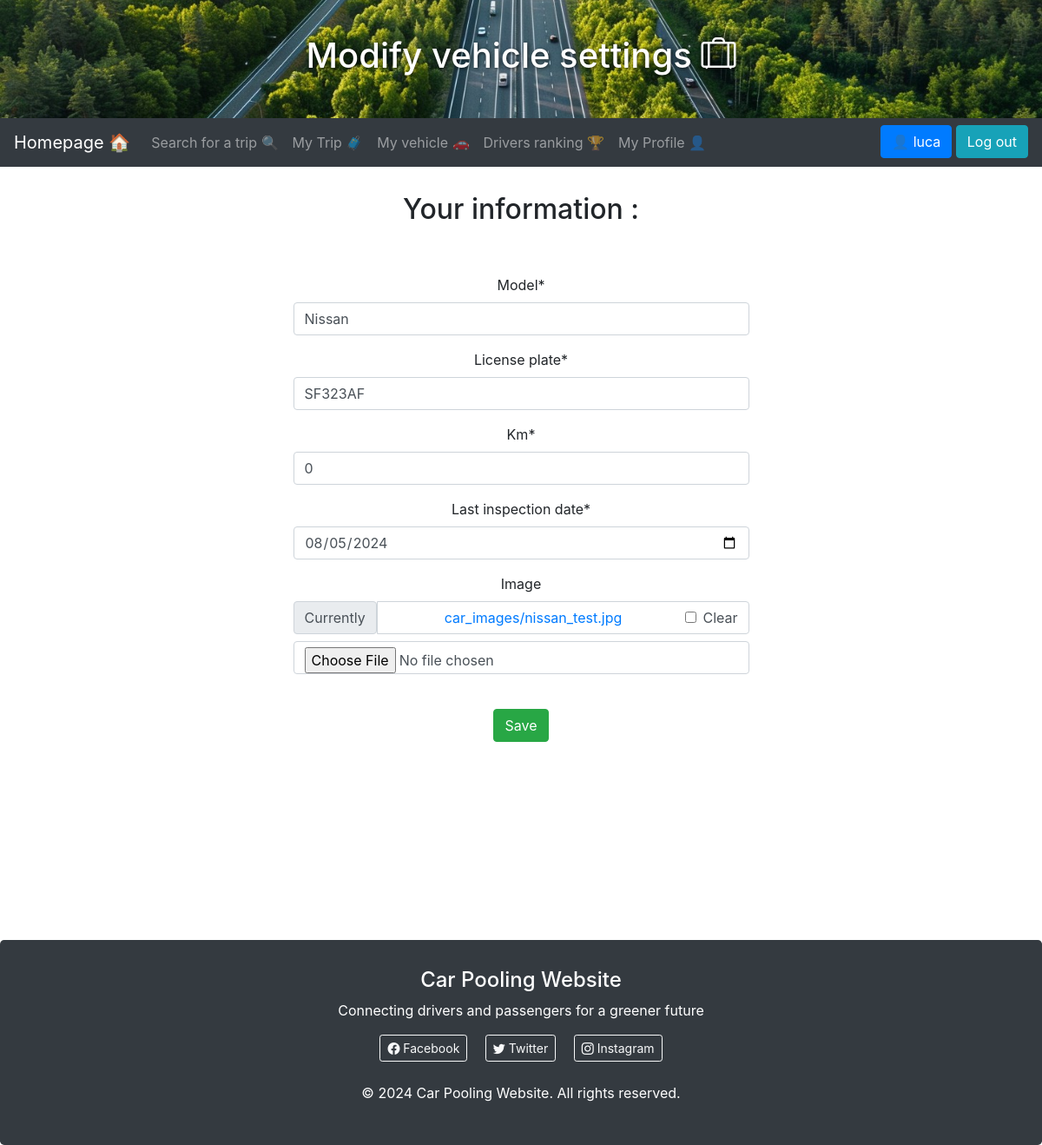
Page /gestione/updatevehicle/20 (signed in) on the committed database.
### gestione/models.py (models this page shows, shortened)
class Car(models.Model):
    user = models.ForeignKey(User, on_delete=models.SET_NULL,blank=True,null=True , related_name="my_cars")
    model = models.CharField(max_length=50)
    license_plate = models.CharField(max_length=15)
    km = models.IntegerField(default=0)
    last_inspection_date = models.DateField(default=None , null = True , blank=True)
    image = models.ImageField(upload_to='car_images/', null=True, blank=True)
    class Meta:
        verbose_name_plural = "Cars"

### gestione/views.py (the view, shortened to what this page needs)
# urls.py: path('updatevehicle/<pk>', UpdateCarView.as_view(), name="updatevehicle"),
class UpdateCarView(GroupRequiredMixin , Update):
    title = "Modify vehicle settings"
    group_required = ["Driver"]
    model = Car
    form_class = UpdateCarForm
    success_url = reverse_lazy("garage")
    def dispatch(self, request, *args, **kwargs):
        car = self.get_object()
        if car.user != request.user:
            messages.error(request, "You tried to modify a car of another user. You will be reported to the admin! ⚠️")
            return redirect('garage')
        return super().dispatch(request, *args, **kwargs)

### gestione/forms.py
class UpdateCarForm(forms.ModelForm):
    class Meta:
        model = Car
        fields = ["model", "license_plate", "km", "last_inspection_date", "image"]
    last_inspection_date = forms.DateField(
        widget=forms.DateInput(attrs={
            'type': 'date', 'class': 'form-control'})
    )

### gestione/templates/update.html (shortened to what this page needs)
{% extends 'basebs.html' %}
{% load crispy_forms_tags %}
{% block header1 %}
<div class="header-background">
  <h1> {{view.title}} <i class="bi bi-suitcase-lg"></i> </h1>
</div>
{% endblock %}
{% block content %}
<h2> Your information :  </h3>
<br><br>
<div class="col-md-6">
  <form method="post">
    {{ form|crispy }}
    <br>
    <input type="submit" class="btn btn-success" value="Save">
  </form>
</div>
<br>
{% endblock %}

### templates/basebs.html (shortened to what this page needs)
<!DOCTYPE html>
<html lang="en">
<head>
  {% block head %}
  <link rel="stylesheet" href="https://cdn.jsdelivr.net/npm/bootstrap@4.6.1/dist/css/bootstrap.min.css">
  <link rel="stylesheet" href="https://cdn.jsdelivr.net/npm/bootstrap-icons@1.11.3/font/bootstrap-icons.min.css">
  {% endblock %}
  {% load crispy_forms_tags %}
</head>
<body>
<div class="jumbotron text-center" style="margin:0 ; padding: 0;">
{% block header1 %}{% endblock %}
</div>
<nav class="navbar navbar-expand-sm bg-dark navbar-dark">
{% block navbar %}
    <a class="navbar-brand" href="{% url 'home' %}">Homepage 🏠 </a>
    <div class="collapse navbar-collapse" id="collapsibleNavbar">
      <ul class="navbar-nav w-100 d-flex">
        <li class="nav-item">
          <a class="nav-link" href="{% url 'search_trip' %}">Search for a trip 🔍</a>
        </li>
        <li class="nav-item">
          <a class="nav-link" href="{% url 'trips' 'passenger' %}">My Trip 🧳</a>
        </li>
        <li class="nav-item">
          <a class="nav-link" href="{% url 'garage' %}">My vehicle 🚗</a>
        </li>
        <li class="nav-item">
          <a class="nav-link" href="{% url 'ranking' %}">Drivers ranking 🏆</a>
        </li>
        <li class="nav-item">
          <a class="nav-link" href="{% url 'profile' %}">My Profile 👤</a>
        </li>
        {% if user.is_authenticated %}
            <form id="logout-form" method="post" action="{% url 'logout' %}">
              {% if user.is_superuser %}
              <a href="/admin" type="button" class="btn btn-primary"> 👤 {{user.username}} </a>
              {% else %}
              <a href="{% url 'profile' %}" type="button" class="btn btn-primary"> 👤 {{user.username}} </a>
              {% endif %}
              <button type="submit" class="btn btn-info">Log out</button>
            </form>
        {% else %}
        <li class="nav-item ml-auto">
          <a class="btn btn-info" href="{% url 'register' %}" role="button">Registrati</a>
          <a class="btn btn-info" href="{% url 'login' %}" role="button">Login</a>
          <a class="btn btn-warning" href="/admin/" role="button">Admin Login</a>
        </li>
        {% endif %}
    </ul>
    </div>
{% endblock %}
</nav>
<div class="container" style="margin-top:30px">
    <div class="col-sm-22">
      <center>
      {% block content %}
      {% endblock %}
      <br>
      </center>
    </div>
</div>
<div class="jumbotron text-center" style="margin-bottom:0; margin-top: 180px; background-color: #343a40; color: white; padding: 2rem 1rem; ">
{% block footer %}
      <div class="container">
          <h4>Car Pooling Website</h4>
          <p>Connecting drivers and passengers for a greener future</p>
          <div class="my-3">
              <a href="#" class="btn btn-outline-light btn-sm mx-2"><i class="bi bi-facebook"></i> Facebook</a>
              <a href="#" class="btn btn-outline-light btn-sm mx-2"><i class="bi bi-twitter"></i> Twitter</a>
              <a href="#" class="btn btn-outline-light btn-sm mx-2"><i class="bi bi-instagram"></i> Instagram</a>
          </div>
          <div class="mt-4">
              <p>&copy; 2024 Car Pooling Website. All rights reserved.</p>
          </div>
      </div>
{% endblock %}
</div>
</body>
</html>

### templates/basebs.html (style rules this page uses)
.header-background { background-image: url('/static/img/home_background.jpg'); background-size: cover; background-position: center; padding: 40px; color: white; text-shadow: 1px 1px 4px rgba(0, 0, 0, 0.7); width: 100vw; margin-left: calc(-50vw + 50%); }

### rows in the picture
Car: model "Nissan", license_plate "SF323AF", km "0", last_inspection_date "08/05/2024"

### other values in the picture
{{ view.title }} "Modify vehicle settings"
{{ user.username }} "luca"
